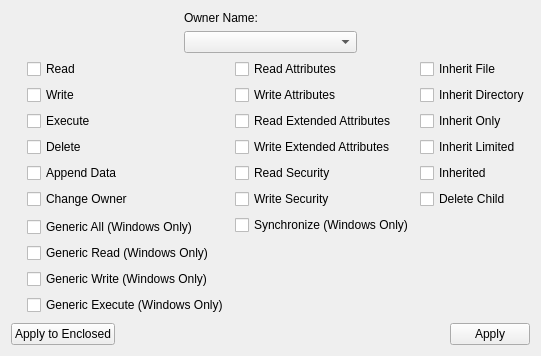
<?xml version="1.0" encoding="UTF-8"?>
<ui version="4.0">
 <class>CGetInfoACLDlg</class>
 <widget class="QWidget" name="CGetInfoACLDlg">
  <property name="geometry">
   <rect>
    <x>0</x>
    <y>0</y>
    <width>518</width>
    <height>356</height>
   </rect>
  </property>
  <property name="windowTitle">
   <string>Form</string>
  </property>
  <layout class="QVBoxLayout" name="verticalLayout_5">
   <item>
    <layout class="QHBoxLayout" name="horizontalLayout_4">
     <item>
      <spacer name="horizontalSpacer_3">
       <property name="orientation">
        <enum>Qt::Horizontal</enum>
       </property>
       <property name="sizeHint" stdset="0">
        <size>
         <width>13</width>
         <height>276</height>
        </size>
       </property>
      </spacer>
     </item>
     <item>
      <layout class="QVBoxLayout" name="verticalLayout_4">
       <item>
        <layout class="QHBoxLayout" name="horizontalLayout_3">
         <item>
          <spacer name="horizontalSpacer_5">
           <property name="orientation">
            <enum>Qt::Horizontal</enum>
           </property>
           <property name="sizeHint" stdset="0">
            <size>
             <width>40</width>
             <height>20</height>
            </size>
           </property>
          </spacer>
         </item>
         <item>
          <layout class="QVBoxLayout" name="verticalLayout_3">
           <item>
            <widget class="QLabel" name="applyEnclosedLA">
             <property name="sizePolicy">
              <sizepolicy hsizetype="Preferred" vsizetype="Fixed">
               <horstretch>0</horstretch>
               <verstretch>0</verstretch>
              </sizepolicy>
             </property>
             <property name="text">
              <string>Owner Name:</string>
             </property>
            </widget>
           </item>
           <item>
            <widget class="QComboBox" name="trustee">
             <property name="sizePolicy">
              <sizepolicy hsizetype="MinimumExpanding" vsizetype="Fixed">
               <horstretch>1</horstretch>
               <verstretch>0</verstretch>
              </sizepolicy>
             </property>
            </widget>
           </item>
          </layout>
         </item>
         <item>
          <spacer name="horizontalSpacer_6">
           <property name="orientation">
            <enum>Qt::Horizontal</enum>
           </property>
           <property name="sizeHint" stdset="0">
            <size>
             <width>40</width>
             <height>20</height>
            </size>
           </property>
          </spacer>
         </item>
        </layout>
       </item>
       <item>
        <layout class="QHBoxLayout" name="horizontalLayout">
         <item>
          <spacer name="horizontalSpacer">
           <property name="orientation">
            <enum>Qt::Horizontal</enum>
           </property>
           <property name="sizeType">
            <enum>QSizePolicy::Fixed</enum>
           </property>
           <property name="sizeHint" stdset="0">
            <size>
             <width>16</width>
             <height>20</height>
            </size>
           </property>
          </spacer>
         </item>
         <item>
          <layout class="QVBoxLayout" name="verticalLayout">
           <item>
            <widget class="QCheckBox" name="aclRead">
             <property name="text">
              <string>Read</string>
             </property>
            </widget>
           </item>
           <item>
            <widget class="QCheckBox" name="aclWrite">
             <property name="text">
              <string>Write</string>
             </property>
            </widget>
           </item>
           <item>
            <widget class="QCheckBox" name="aclExecute">
             <property name="text">
              <string>Execute</string>
             </property>
            </widget>
           </item>
           <item>
            <widget class="QCheckBox" name="aclDelete">
             <property name="text">
              <string>Delete</string>
             </property>
            </widget>
           </item>
           <item>
            <widget class="QCheckBox" name="aclAppendData">
             <property name="text">
              <string>Append Data</string>
             </property>
            </widget>
           </item>
           <item>
            <widget class="QCheckBox" name="aclChangeOwner">
             <property name="text">
              <string>Change Owner</string>
             </property>
            </widget>
           </item>
           <item>
            <spacer name="verticalSpacer_2">
             <property name="orientation">
              <enum>Qt::Vertical</enum>
             </property>
             <property name="sizeHint" stdset="0">
              <size>
               <width>20</width>
               <height>40</height>
              </size>
             </property>
            </spacer>
           </item>
           <item>
            <widget class="QCheckBox" name="aclGenericAll">
             <property name="text">
              <string>Generic All (Windows Only)</string>
             </property>
            </widget>
           </item>
           <item>
            <widget class="QCheckBox" name="aclGenericRead">
             <property name="text">
              <string>Generic Read (Windows Only)</string>
             </property>
            </widget>
           </item>
           <item>
            <widget class="QCheckBox" name="aclGenericWrite">
             <property name="text">
              <string>Generic Write (Windows Only)</string>
             </property>
            </widget>
           </item>
           <item>
            <widget class="QCheckBox" name="aclGenericExecute">
             <property name="text">
              <string>Generic Execute (Windows Only)</string>
             </property>
            </widget>
           </item>
           <item>
            <spacer name="verticalSpacer_3">
             <property name="orientation">
              <enum>Qt::Vertical</enum>
             </property>
             <property name="sizeHint" stdset="0">
              <size>
               <width>20</width>
               <height>40</height>
              </size>
             </property>
            </spacer>
           </item>
          </layout>
         </item>
         <item>
          <layout class="QVBoxLayout" name="verticalLayout_2">
           <item>
            <widget class="QCheckBox" name="aclReadAttributes">
             <property name="text">
              <string>Read Attributes</string>
             </property>
            </widget>
           </item>
           <item>
            <widget class="QCheckBox" name="aclWriteAttributes">
             <property name="text">
              <string>Write Attributes</string>
             </property>
            </widget>
           </item>
           <item>
            <widget class="QCheckBox" name="aclReadExtAttributes">
             <property name="text">
              <string>Read Extended Attributes</string>
             </property>
            </widget>
           </item>
           <item>
            <widget class="QCheckBox" name="aclWriteExtAttributes">
             <property name="text">
              <string>Write Extended Attributes</string>
             </property>
            </widget>
           </item>
           <item>
            <widget class="QCheckBox" name="aclReadSec">
             <property name="text">
              <string>Read Security</string>
             </property>
            </widget>
           </item>
           <item>
            <widget class="QCheckBox" name="aclWriteSec">
             <property name="text">
              <string>Write Security</string>
             </property>
            </widget>
           </item>
           <item>
            <widget class="QCheckBox" name="aclSynchronize">
             <property name="text">
              <string>Synchronize (Windows Only)</string>
             </property>
            </widget>
           </item>
           <item>
            <spacer name="verticalSpacer_4">
             <property name="orientation">
              <enum>Qt::Vertical</enum>
             </property>
             <property name="sizeHint" stdset="0">
              <size>
               <width>20</width>
               <height>40</height>
              </size>
             </property>
            </spacer>
           </item>
          </layout>
         </item>
         <item>
          <layout class="QVBoxLayout" name="verticalLayout_6">
           <item>
            <widget class="QCheckBox" name="aclInheritFile">
             <property name="text">
              <string>Inherit File</string>
             </property>
            </widget>
           </item>
           <item>
            <widget class="QCheckBox" name="aclInheritDirectory">
             <property name="text">
              <string>Inherit Directory</string>
             </property>
            </widget>
           </item>
           <item>
            <widget class="QCheckBox" name="aclInheritOnly">
             <property name="text">
              <string>Inherit Only</string>
             </property>
            </widget>
           </item>
           <item>
            <widget class="QCheckBox" name="aclInheritLimited">
             <property name="text">
              <string>Inherit Limited</string>
             </property>
            </widget>
           </item>
           <item>
            <widget class="QCheckBox" name="aclInherited">
             <property name="text">
              <string>Inherited</string>
             </property>
            </widget>
           </item>
           <item>
            <widget class="QCheckBox" name="aclDeleteChild">
             <property name="text">
              <string>Delete Child</string>
             </property>
            </widget>
           </item>
           <item>
            <spacer name="verticalSpacer">
             <property name="orientation">
              <enum>Qt::Vertical</enum>
             </property>
             <property name="sizeHint" stdset="0">
              <size>
               <width>20</width>
               <height>40</height>
              </size>
             </property>
            </spacer>
           </item>
          </layout>
         </item>
        </layout>
       </item>
      </layout>
     </item>
     <item>
      <spacer name="horizontalSpacer_4">
       <property name="orientation">
        <enum>Qt::Horizontal</enum>
       </property>
       <property name="sizeHint" stdset="0">
        <size>
         <width>13</width>
         <height>276</height>
        </size>
       </property>
      </spacer>
     </item>
    </layout>
   </item>
   <item>
    <layout class="QHBoxLayout" name="horizontalLayout_2">
     <item>
      <widget class="QPushButton" name="buttonApplyEnclosed">
       <property name="text">
        <string>Apply to Enclosed</string>
       </property>
      </widget>
     </item>
     <item>
      <spacer name="horizontalSpacer_2">
       <property name="orientation">
        <enum>Qt::Horizontal</enum>
       </property>
       <property name="sizeHint" stdset="0">
        <size>
         <width>5</width>
         <height>20</height>
        </size>
       </property>
      </spacer>
     </item>
     <item>
      <widget class="QPushButton" name="buttonApply">
       <property name="text">
        <string>Apply</string>
       </property>
      </widget>
     </item>
    </layout>
   </item>
  </layout>
 </widget>
 <tabstops>
  <tabstop>trustee</tabstop>
  <tabstop>aclRead</tabstop>
  <tabstop>aclReadAttributes</tabstop>
  <tabstop>aclWrite</tabstop>
  <tabstop>aclWriteAttributes</tabstop>
  <tabstop>aclExecute</tabstop>
  <tabstop>aclReadExtAttributes</tabstop>
  <tabstop>aclDelete</tabstop>
  <tabstop>aclWriteExtAttributes</tabstop>
  <tabstop>aclAppendData</tabstop>
  <tabstop>aclReadSec</tabstop>
  <tabstop>aclDeleteChild</tabstop>
  <tabstop>aclWriteSec</tabstop>
  <tabstop>aclChangeOwner</tabstop>
  <tabstop>buttonApplyEnclosed</tabstop>
  <tabstop>buttonApply</tabstop>
 </tabstops>
 <resources/>
 <connections/>
</ui>
